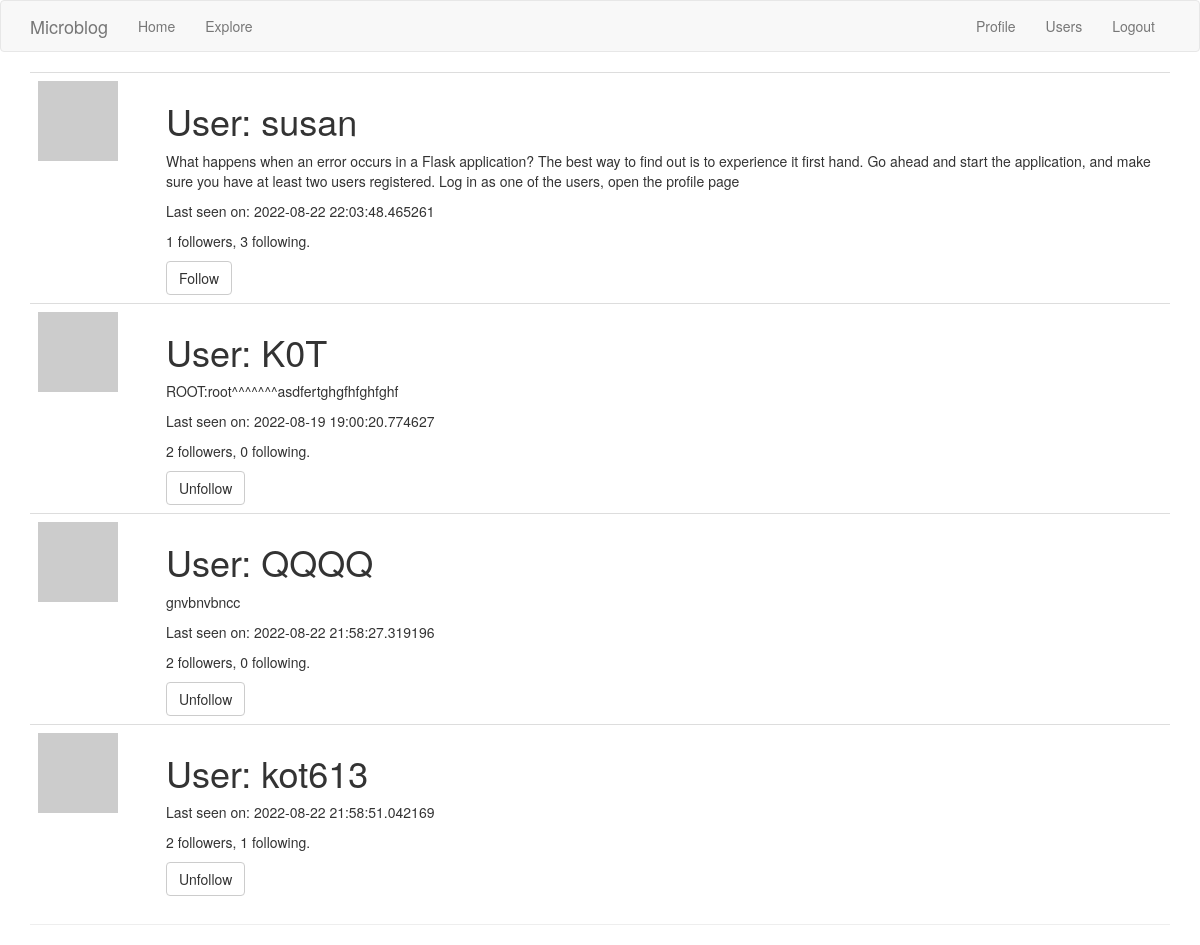
/users (signed in), run on the app's committed database.
### app/models.py (models this page shows, shortened)
class User(UserMixin, db.Model):
    id = db.Column(db.Integer, primary_key=True)
    username = db.Column(db.String(64), index=True, unique=True)
    email = db.Column(db.String(120), index=True, unique=True)
    password_hash = db.Column(db.String(128))
    about_me = db.Column(db.String(255))
    last_seen = db.Column(db.DateTime, default=datetime.utcnow)
    posts = db.relationship('Post', backref='author', lazy='dynamic')
    followed = db.relationship(
        'User', secondary=followers,
        primaryjoin=(followers.c.follower_id == id),
        secondaryjoin=(followers.c.followed_id == id),
        backref=db.backref('followers', lazy='dynamic'), lazy='dynamic')
    def avatar(self, size):
        digest = md5(self.email.lower().encode('utf-8')).hexdigest()
        return f'https://www.gravatar.com/avatar/{digest}?d=identicon&s={size}'
    def is_following(self, user):
        return self.followed.filter(
            followers.c.followed_id == user.id).count() > 0

### app/routes.py (the view)
@app.route('/users')
@login_required
def users():
    form = EmptyForm()
    users = db.session.query(User).all()
    return render_template('users.html', title='Users', users=users, form=form)

### app/forms.py
class EmptyForm(FlaskForm):
    submit = SubmitField('Submit')

### app/models.py (called while the page is built)
@login.user_loader
def load_user(id_db):
    return User.query.get(int(id_db))

### app/routes.py (called while the page is built)
@app.before_request
def before_request():
    if current_user.is_authenticated:
        current_user.last_seen = datetime.utcnow()
        db.session.commit()

### app/templates/users.html (shortened to what this page needs)
{% extends "base.html" %}
{% block app_content %}
<table class="table table-hover">
    {% for user in users %}
    {% if user != current_user %}
    <tr>
        <td width="128px"><img src="{{ user.avatar(128) }}"></td>
        <td>
            <h1>User: {{ user.username }}</h1>
            {% if user.about_me %}<p>{{ user.about_me }}</p>{% endif %}
            {% if user.last_seen %}<p>Last seen on: {{ user.last_seen }}</p>{% endif %}
            <p>{{ user.followers.count() }} followers, {{ user.followed.count() }} following.</p>
            {% if user == current_user %}
            <p><a href="{{ url_for('edit_profile') }}">Edit your profile</a></p>
            {% elif not current_user.is_following(user) %}
            <p>
            <form action="{{ url_for('follow', username=user.username) }}" method="post">
                {{ form.submit(value='Follow', class_='btn btn-default') }}
            </form>
            {% else %}
            <p>
            <form action="{{ url_for('unfollow', username=user.username) }}" method="post">
                {{ form.submit(value='Unfollow', class_='btn btn-default') }}
            </form>
            {% endif %}
        </td>
    </tr>
    {% endif %}
    {% endfor %}
</table>
<hr>
{% endblock %}

### data on the page
User: username "susan", about_me "What happens when an error occurs in a Flask application? The best way to find out is to experience it first hand. Go ahead and start the application, and make sure you have at least two users registered. Log in as one of the users, open the profile page", last_seen "2022-08-22 22:03:48.465261", followers.count "1", followed.count "3"
User: username "K0T", about_me "ROOT:root^^^^^^^asdfertghgfhfghfghf", last_seen "2022-08-19 19:00:20.774627", followers.count "2", followed.count "0"
User: username "QQQQ", about_me "gnvbnvbncc", last_seen "2022-08-22 21:58:27.319196", followers.count "2", followed.count "0"
User: username "kot613", last_seen "2022-08-22 21:58:51.042169", followers.count "2", followed.count "1"
